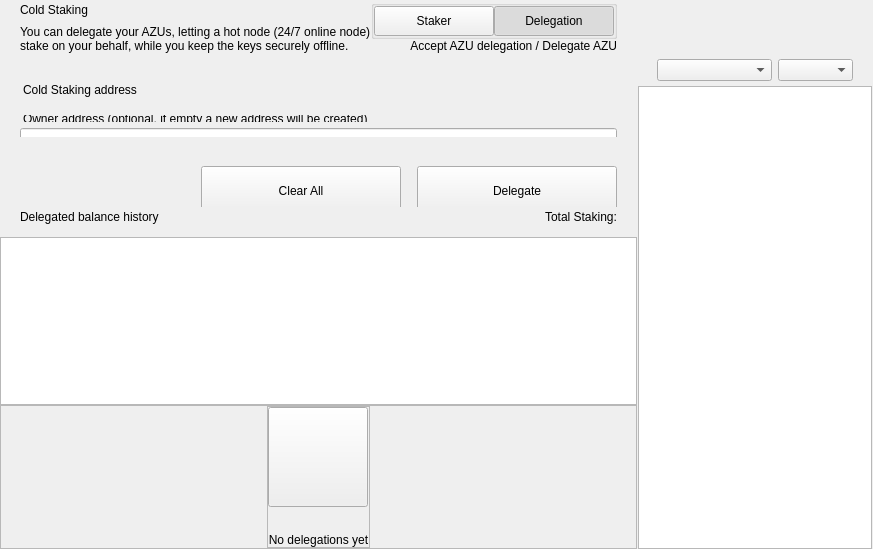
<?xml version="1.0" encoding="UTF-8"?>
<ui version="4.0">
 <class>ColdStakingWidget</class>
 <widget class="QWidget" name="ColdStakingWidget">
  <property name="geometry">
   <rect>
    <x>0</x>
    <y>0</y>
    <width>629</width>
    <height>549</height>
   </rect>
  </property>
  <property name="windowTitle">
   <string>Form</string>
  </property>
  <layout class="QHBoxLayout" name="horizontalLayout_1" stretch="2,1">
   <property name="spacing">
    <number>0</number>
   </property>
   <property name="leftMargin">
    <number>0</number>
   </property>
   <property name="topMargin">
    <number>0</number>
   </property>
   <property name="rightMargin">
    <number>0</number>
   </property>
   <property name="bottomMargin">
    <number>0</number>
   </property>
   <item>
    <widget class="QWidget" name="left" native="true">
     <layout class="QVBoxLayout" name="verticalLayout_3">
      <property name="leftMargin">
       <number>0</number>
      </property>
      <property name="topMargin">
       <number>0</number>
      </property>
      <property name="rightMargin">
       <number>0</number>
      </property>
      <property name="bottomMargin">
       <number>0</number>
      </property>
      <item>
       <layout class="QVBoxLayout" name="verticalLayout_2">
        <property name="spacing">
         <number>0</number>
        </property>
        <item>
         <layout class="QVBoxLayout" name="verticalLayoutTop">
          <property name="spacing">
           <number>0</number>
          </property>
          <property name="leftMargin">
           <number>0</number>
          </property>
          <property name="rightMargin">
           <number>0</number>
          </property>
          <item>
           <widget class="QWidget" name="containerTitle" native="true">
            <property name="sizePolicy">
             <sizepolicy hsizetype="Preferred" vsizetype="Minimum">
              <horstretch>0</horstretch>
              <verstretch>0</verstretch>
             </sizepolicy>
            </property>
            <property name="maximumSize">
             <size>
              <width>16777215</width>
              <height>100</height>
             </size>
            </property>
            <layout class="QHBoxLayout" name="containerTitleLayout">
             <property name="spacing">
              <number>0</number>
             </property>
             <property name="leftMargin">
              <number>20</number>
             </property>
             <property name="topMargin">
              <number>0</number>
             </property>
             <property name="rightMargin">
              <number>20</number>
             </property>
             <property name="bottomMargin">
              <number>0</number>
             </property>
             <item>
              <layout class="QVBoxLayout" name="verticalLayout11">
               <property name="spacing">
                <number>5</number>
               </property>
               <item>
                <widget class="QLabel" name="labelTitle">
                 <property name="text">
                  <string>Cold Staking</string>
                 </property>
                </widget>
               </item>
               <item>
                <widget class="QLabel" name="labelSubtitle1">
                 <property name="maximumSize">
                  <size>
                   <width>16777215</width>
                   <height>16777215</height>
                  </size>
                 </property>
                 <property name="text">
                  <string>You can delegate your AZUs, letting a hot node (24/7 online node)
stake on your behalf, while you keep the keys securely offline.</string>
                 </property>
                </widget>
               </item>
              </layout>
             </item>
             <item>
              <spacer name="horizontalSpacer">
               <property name="orientation">
                <enum>Qt::Horizontal</enum>
               </property>
               <property name="sizeHint" stdset="0">
                <size>
                 <width>40</width>
                 <height>20</height>
                </size>
               </property>
              </spacer>
             </item>
             <item>
              <widget class="QWidget" name="containerViewPrivacyChecks" native="true">
               <layout class="QVBoxLayout" name="containerPrivacyChecks">
                <property name="spacing">
                 <number>0</number>
                </property>
                <property name="leftMargin">
                 <number>0</number>
                </property>
                <property name="topMargin">
                 <number>0</number>
                </property>
                <property name="rightMargin">
                 <number>0</number>
                </property>
                <property name="bottomMargin">
                 <number>0</number>
                </property>
                <item alignment="Qt::AlignHCenter|Qt::AlignVCenter">
                 <widget class="QGroupBox" name="groupBox">
                  <property name="title">
                   <string/>
                  </property>
                  <layout class="QHBoxLayout" name="horizontalLayout_2_1">
                   <property name="spacing">
                    <number>0</number>
                   </property>
                   <property name="leftMargin">
                    <number>0</number>
                   </property>
                   <property name="topMargin">
                    <number>0</number>
                   </property>
                   <property name="rightMargin">
                    <number>0</number>
                   </property>
                   <property name="bottomMargin">
                    <number>0</number>
                   </property>
                   <item>
                    <widget class="QPushButton" name="pushLeft">
                     <property name="minimumSize">
                      <size>
                       <width>120</width>
                       <height>30</height>
                      </size>
                     </property>
                     <property name="maximumSize">
                      <size>
                       <width>120</width>
                       <height>30</height>
                      </size>
                     </property>
                     <property name="focusPolicy">
                      <enum>Qt::NoFocus</enum>
                     </property>
                     <property name="text">
                      <string>Staker</string>
                     </property>
                     <property name="checkable">
                      <bool>true</bool>
                     </property>
                     <property name="autoExclusive">
                      <bool>true</bool>
                     </property>
                    </widget>
                   </item>
                   <item>
                    <widget class="QPushButton" name="pushRight">
                     <property name="minimumSize">
                      <size>
                       <width>120</width>
                       <height>30</height>
                      </size>
                     </property>
                     <property name="maximumSize">
                      <size>
                       <width>120</width>
                       <height>30</height>
                      </size>
                     </property>
                     <property name="focusPolicy">
                      <enum>Qt::NoFocus</enum>
                     </property>
                     <property name="text">
                      <string>Delegation</string>
                     </property>
                     <property name="checkable">
                      <bool>true</bool>
                     </property>
                     <property name="checked">
                      <bool>true</bool>
                     </property>
                     <property name="autoExclusive">
                      <bool>true</bool>
                     </property>
                    </widget>
                   </item>
                  </layout>
                 </widget>
                </item>
                <item alignment="Qt::AlignTop">
                 <widget class="QLabel" name="labelSubtitle2">
                  <property name="text">
                   <string>Accept AZU delegation / Delegate AZU</string>
                  </property>
                  <property name="alignment">
                   <set>Qt::AlignRight|Qt::AlignTrailing|Qt::AlignVCenter</set>
                  </property>
                 </widget>
                </item>
               </layout>
              </widget>
             </item>
            </layout>
           </widget>
          </item>
          <item>
           <spacer name="verticalSpacer_2">
            <property name="orientation">
             <enum>Qt::Vertical</enum>
            </property>
            <property name="sizeType">
             <enum>QSizePolicy::Fixed</enum>
            </property>
            <property name="sizeHint" stdset="0">
             <size>
              <width>20</width>
              <height>30</height>
             </size>
            </property>
           </spacer>
          </item>
          <item>
           <widget class="QWidget" name="containerSend" native="true">
            <property name="minimumSize">
             <size>
              <width>0</width>
              <height>50</height>
             </size>
            </property>
            <layout class="QVBoxLayout" name="containerSendRow">
             <property name="spacing">
              <number>6</number>
             </property>
             <property name="leftMargin">
              <number>0</number>
             </property>
             <property name="topMargin">
              <number>0</number>
             </property>
             <property name="rightMargin">
              <number>0</number>
             </property>
             <property name="bottomMargin">
              <number>0</number>
             </property>
             <item>
              <widget class="QLabel" name="labelEditTitle">
               <property name="maximumSize">
                <size>
                 <width>16777215</width>
                 <height>30</height>
                </size>
               </property>
               <property name="styleSheet">
                <string notr="true">padding-left:20px; padding-bottom:3px;</string>
               </property>
               <property name="text">
                <string>Cold Staking address</string>
               </property>
              </widget>
             </item>
             <item>
              <spacer name="verticalSpacer_6">
               <property name="orientation">
                <enum>Qt::Vertical</enum>
               </property>
               <property name="sizeType">
                <enum>QSizePolicy::Fixed</enum>
               </property>
               <property name="sizeHint" stdset="0">
                <size>
                 <width>20</width>
                 <height>9</height>
                </size>
               </property>
              </spacer>
             </item>
             <item>
              <widget class="QWidget" name="containerOwner" native="true">
               <layout class="QVBoxLayout" name="vContainerOwner">
                <property name="spacing">
                 <number>4</number>
                </property>
                <property name="leftMargin">
                 <number>20</number>
                </property>
                <property name="topMargin">
                 <number>0</number>
                </property>
                <property name="rightMargin">
                 <number>20</number>
                </property>
                <property name="bottomMargin">
                 <number>0</number>
                </property>
                <item>
                 <widget class="QLabel" name="labelSubtitleDescription">
                  <property name="maximumSize">
                   <size>
                    <width>16777215</width>
                    <height>20</height>
                   </size>
                  </property>
                  <property name="styleSheet">
                   <string notr="true">margin-bottom:2px;
                   margin-left:0.05px;
                   padding:0px;</string>
                  </property>
                  <property name="text">
                   <string>Owner address (optional, if empty a new address will be created)</string>
                  </property>
                 </widget>
                </item>
                <item>
                 <widget class="QLineEdit" name="lineEditOwnerAddress">
                  <property name="minimumSize">
                   <size>
                    <width>0</width>
                    <height>50</height>
                   </size>
                  </property>
                  <property name="maximumSize">
                   <size>
                    <width>16777215</width>
                    <height>50</height>
                   </size>
                  </property>
                  <property name="styleSheet">
                   <string notr="true"/>
                  </property>
                  <property name="placeholderText">
                   <string>Enter owner address</string>
                  </property>
                 </widget>
                </item>
               </layout>
              </widget>
             </item>
            </layout>
           </widget>
          </item>
         </layout>
        </item>
        <item>
         <spacer name="verticalSpacer_3">
          <property name="orientation">
           <enum>Qt::Vertical</enum>
          </property>
          <property name="sizeType">
           <enum>QSizePolicy::Minimum</enum>
          </property>
          <property name="sizeHint" stdset="0">
           <size>
            <width>20</width>
            <height>20</height>
           </size>
          </property>
         </spacer>
        </item>
        <item>
         <widget class="QWidget" name="containerBtn" native="true">
          <property name="minimumSize">
           <size>
            <width>0</width>
            <height>50</height>
           </size>
          </property>
          <layout class="QHBoxLayout" name="horizontalLayout">
           <property name="rightMargin">
            <number>20</number>
           </property>
           <item>
            <spacer name="horizontalSpacer_2">
             <property name="orientation">
              <enum>Qt::Horizontal</enum>
             </property>
             <property name="sizeHint" stdset="0">
              <size>
               <width>200</width>
               <height>20</height>
              </size>
             </property>
            </spacer>
           </item>
           <item>
            <layout class="QHBoxLayout" name="horizontalLayout_7">
             <item>
              <spacer name="horizontalSpacer_3">
               <property name="orientation">
                <enum>Qt::Horizontal</enum>
               </property>
               <property name="sizeType">
                <enum>QSizePolicy::Expanding</enum>
               </property>
               <property name="sizeHint" stdset="0">
                <size>
                 <width>40</width>
                 <height>20</height>
                </size>
               </property>
              </spacer>
             </item>
             <item>
              <widget class="QPushButton" name="pushButtonClear">
               <property name="minimumSize">
                <size>
                 <width>200</width>
                 <height>50</height>
                </size>
               </property>
               <property name="focusPolicy">
                <enum>Qt::NoFocus</enum>
               </property>
               <property name="text">
                <string>Clear All</string>
               </property>
              </widget>
             </item>
             <item>
              <spacer name="horizontalSpacer_4">
               <property name="orientation">
                <enum>Qt::Horizontal</enum>
               </property>
               <property name="sizeType">
                <enum>QSizePolicy::Fixed</enum>
               </property>
               <property name="sizeHint" stdset="0">
                <size>
                 <width>10</width>
                 <height>20</height>
                </size>
               </property>
              </spacer>
             </item>
             <item>
              <widget class="QPushButton" name="pushButtonSend">
               <property name="minimumSize">
                <size>
                 <width>200</width>
                 <height>50</height>
                </size>
               </property>
               <property name="maximumSize">
                <size>
                 <width>200</width>
                 <height>50</height>
                </size>
               </property>
               <property name="focusPolicy">
                <enum>Qt::NoFocus</enum>
               </property>
               <property name="text">
                <string>Delegate</string>
               </property>
              </widget>
             </item>
            </layout>
           </item>
          </layout>
         </widget>
        </item>
        <item>
         <widget class="QWidget" name="containerHistoryLabel" native="true">
          <layout class="QHBoxLayout" name="horizontalLayout_4">
           <property name="spacing">
            <number>0</number>
           </property>
           <property name="leftMargin">
            <number>20</number>
           </property>
           <property name="topMargin">
            <number>0</number>
           </property>
           <property name="rightMargin">
            <number>20</number>
           </property>
           <property name="bottomMargin">
            <number>0</number>
           </property>
           <item>
            <widget class="QWidget" name="verticalWidget" native="true">
             <property name="minimumSize">
              <size>
               <width>100</width>
               <height>0</height>
              </size>
             </property>
             <layout class="QVBoxLayout" name="verticalLayout_58">
              <property name="leftMargin">
               <number>0</number>
              </property>
              <property name="topMargin">
               <number>0</number>
              </property>
              <property name="rightMargin">
               <number>0</number>
              </property>
              <property name="bottomMargin">
               <number>0</number>
              </property>
              <item>
               <widget class="QLabel" name="labelListHistory">
                <property name="text">
                 <string>Delegated balance history</string>
                </property>
               </widget>
              </item>
             </layout>
            </widget>
           </item>
           <item>
            <spacer name="horizontalSpacer_5">
             <property name="orientation">
              <enum>Qt::Horizontal</enum>
             </property>
             <property name="sizeHint" stdset="0">
              <size>
               <width>40</width>
               <height>20</height>
              </size>
             </property>
            </spacer>
           </item>
           <item>
            <widget class="QLabel" name="labelStakingTotal">
             <property name="text">
              <string>Total Staking:</string>
             </property>
            </widget>
           </item>
          </layout>
         </widget>
        </item>
        <item>
         <layout class="QVBoxLayout" name="verticalLayout_64">
          <property name="spacing">
           <number>0</number>
          </property>
          <item>
           <spacer name="verticalSpacer_44">
            <property name="orientation">
             <enum>Qt::Vertical</enum>
            </property>
            <property name="sizeType">
             <enum>QSizePolicy::Fixed</enum>
            </property>
            <property name="sizeHint" stdset="0">
             <size>
              <width>20</width>
              <height>10</height>
             </size>
            </property>
           </spacer>
          </item>
          <item>
           <widget class="QListView" name="listView">
            <property name="enabled">
             <bool>true</bool>
            </property>
            <property name="mouseTracking">
             <bool>true</bool>
            </property>
           </widget>
          </item>
          <item>
           <widget class="QFrame" name="emptyContainer">
            <property name="minimumSize">
             <size>
              <width>0</width>
              <height>100</height>
             </size>
            </property>
            <property name="frameShape">
             <enum>QFrame::StyledPanel</enum>
            </property>
            <property name="frameShadow">
             <enum>QFrame::Raised</enum>
            </property>
            <layout class="QVBoxLayout" name="verticalLayout_71" stretch="1,8">
             <property name="spacing">
              <number>0</number>
             </property>
             <property name="leftMargin">
              <number>0</number>
             </property>
             <property name="topMargin">
              <number>0</number>
             </property>
             <property name="rightMargin">
              <number>0</number>
             </property>
             <property name="bottomMargin">
              <number>0</number>
             </property>
             <item>
              <spacer name="verticalSpacer">
               <property name="orientation">
                <enum>Qt::Vertical</enum>
               </property>
               <property name="sizeHint" stdset="0">
                <size>
                 <width>20</width>
                 <height>20</height>
                </size>
               </property>
              </spacer>
             </item>
             <item alignment="Qt::AlignHCenter|Qt::AlignVCenter">
              <widget class="QFrame" name="emptyScreen">
               <property name="sizePolicy">
                <sizepolicy hsizetype="Expanding" vsizetype="Expanding">
                 <horstretch>0</horstretch>
                 <verstretch>0</verstretch>
                </sizepolicy>
               </property>
               <property name="frameShape">
                <enum>QFrame::StyledPanel</enum>
               </property>
               <property name="frameShadow">
                <enum>QFrame::Raised</enum>
               </property>
               <layout class="QVBoxLayout" name="verticalLayout">
                <property name="spacing">
                 <number>30</number>
                </property>
                <property name="leftMargin">
                 <number>0</number>
                </property>
                <property name="topMargin">
                 <number>0</number>
                </property>
                <property name="rightMargin">
                 <number>0</number>
                </property>
                <property name="bottomMargin">
                 <number>0</number>
                </property>
                <item alignment="Qt::AlignHCenter|Qt::AlignVCenter">
                 <widget class="QPushButton" name="pushImgEmpty">
                  <property name="minimumSize">
                   <size>
                    <width>100</width>
                    <height>100</height>
                   </size>
                  </property>
                  <property name="maximumSize">
                   <size>
                    <width>100</width>
                    <height>100</height>
                   </size>
                  </property>
                  <property name="focusPolicy">
                   <enum>Qt::NoFocus</enum>
                  </property>
                  <property name="text">
                   <string/>
                  </property>
                  <property name="iconSize">
                   <size>
                    <width>100</width>
                    <height>100</height>
                   </size>
                  </property>
                 </widget>
                </item>
                <item alignment="Qt::AlignHCenter|Qt::AlignVCenter">
                 <widget class="QLabel" name="labelEmpty">
                  <property name="styleSheet">
                   <string notr="true"/>
                  </property>
                  <property name="text">
                   <string>No delegations yet</string>
                  </property>
                  <property name="alignment">
                   <set>Qt::AlignCenter</set>
                  </property>
                 </widget>
                </item>
               </layout>
              </widget>
             </item>
            </layout>
           </widget>
          </item>
         </layout>
        </item>
       </layout>
      </item>
     </layout>
    </widget>
   </item>
   <item>
    <widget class="QWidget" name="right" native="true">
     <layout class="QVBoxLayout" name="rightContainer">
      <property name="spacing">
       <number>0</number>
      </property>
      <property name="leftMargin">
       <number>1</number>
      </property>
      <property name="topMargin">
       <number>0</number>
      </property>
      <property name="rightMargin">
       <number>1</number>
      </property>
      <property name="bottomMargin">
       <number>0</number>
      </property>
      <item>
       <widget class="QWidget" name="containerRightButtons" native="true">
        <property name="minimumSize">
         <size>
          <width>0</width>
          <height>50</height>
         </size>
        </property>
        <layout class="QVBoxLayout" name="verticalLayout_4">
         <property name="leftMargin">
          <number>19</number>
         </property>
         <property name="topMargin">
          <number>0</number>
         </property>
         <property name="rightMargin">
          <number>19</number>
         </property>
         <property name="bottomMargin">
          <number>0</number>
         </property>
         <item>
          <widget class="OptionButton" name="btnCoinControl" native="true">
           <property name="minimumSize">
            <size>
             <width>0</width>
             <height>0</height>
            </size>
           </property>
          </widget>
         </item>
         <item>
          <widget class="OptionButton" name="btnColdStaking" native="true"/>
         </item>
         <item>
          <widget class="OptionButton" name="btnMyStakingAddresses" native="true">
           <property name="sizePolicy">
            <sizepolicy hsizetype="Preferred" vsizetype="Minimum">
             <horstretch>0</horstretch>
             <verstretch>0</verstretch>
            </sizepolicy>
           </property>
          </widget>
         </item>
        </layout>
       </widget>
      </item>
      <item>
       <widget class="QWidget" name="sortWidget" native="true">
        <layout class="QHBoxLayout" name="horizontalLayout_6">
         <property name="leftMargin">
          <number>19</number>
         </property>
         <property name="rightMargin">
          <number>19</number>
         </property>
         <property name="bottomMargin">
          <number>5</number>
         </property>
         <item>
          <spacer name="horizontalSpacer_6">
           <property name="orientation">
            <enum>Qt::Horizontal</enum>
           </property>
           <property name="sizeHint" stdset="0">
            <size>
             <width>40</width>
             <height>20</height>
            </size>
           </property>
          </spacer>
         </item>
         <item>
          <widget class="QComboBox" name="comboBoxSort">
           <property name="sizePolicy">
            <sizepolicy hsizetype="Preferred" vsizetype="Fixed">
             <horstretch>0</horstretch>
             <verstretch>0</verstretch>
            </sizepolicy>
           </property>
           <property name="minimumSize">
            <size>
             <width>115</width>
             <height>0</height>
            </size>
           </property>
          </widget>
         </item>
         <item>
          <widget class="QComboBox" name="comboBoxSortOrder">
           <property name="sizePolicy">
            <sizepolicy hsizetype="Preferred" vsizetype="Fixed">
             <horstretch>0</horstretch>
             <verstretch>0</verstretch>
            </sizepolicy>
           </property>
           <property name="minimumSize">
            <size>
             <width>75</width>
             <height>0</height>
            </size>
           </property>
          </widget>
         </item>
        </layout>
       </widget>
      </item>
      <item>
       <widget class="QListView" name="listViewStakingAddress">
        <property name="enabled">
         <bool>true</bool>
        </property>
        <property name="mouseTracking">
         <bool>true</bool>
        </property>
       </widget>
      </item>
     </layout>
    </widget>
   </item>
  </layout>
 </widget>
 <customwidgets>
  <customwidget>
   <class>OptionButton</class>
   <extends>QWidget</extends>
   <header>qt/azus/optionbutton.h</header>
   <container>1</container>
  </customwidget>
 </customwidgets>
 <resources/>
 <connections/>
</ui>
